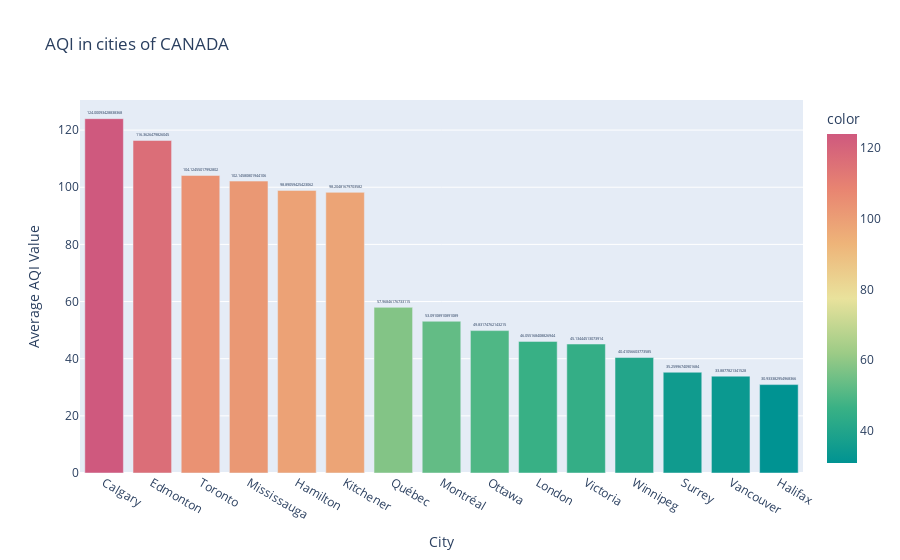

Notebook source saved alongside this figure:
### Markdown cell above
###### AQI in cities of Canada

### Code cell
AQI_DATA_Major_CA=AQI_DATA_Major[AQI_DATA_Major['Country']=='CA']
AQI_DATA_Major_CA = AQI_DATA_Major_CA.set_index('Date')
AQI_by_city_CA = AQI_DATA_Major_CA.groupby('City').mean()['AQI_calculated']
AQI_by_city_CA_sorted = AQI_by_city_CA.sort_values(ascending=False)
fig = px.bar(AQI_by_city_CA_sorted,x=AQI_by_city_CA_sorted.index,y=AQI_by_city_CA_sorted.values,labels = {'y':'Average AQI Value'},color=AQI_by_city_CA_sorted.values,color_continuous_scale="temps", text=AQI_by_city_CA_sorted.values,title="AQI in cities of CANADA")
fig.update_traces(textposition='outside')
fig.show()

### Figure 1 — Plotly figure (JSON) as saved in the notebook; plotly's stock layout.template omitted (floating-point values rounded to 4 significant figures)
{"data": [{"alignmentgroup": "True", "hovertemplate": "City=%{x}<br>Average AQI Value=%{y}<br>text=%{text}<br>color=%{marker.color}<extra></extra>", "legendgroup": "", "marker": {"color": [124.0, 116.4, 104.1, 102.1, 98.89, 98.2, 57.97, 53.09, 49.83, 46.06, 45.13, 40.41, 35.26, 33.89, 30.93], "coloraxis": "coloraxis", "pattern": {"shape": ""}}, "name": "", "offsetgroup": "", "orientation": "v", "showlegend": false, "text": [124.0, 116.4, 104.1, 102.1, 98.89, 98.2, 57.97, 53.09, 49.83, 46.06, 45.13, 40.41, 35.26, 33.89, 30.93], "textposition": "outside", "type": "bar", "x": ["Calgary", "Edmonton", "Toronto", "Mississauga", "Hamilton", "Kitchener", "Québec", "Montréal", "Ottawa", "London", "Victoria", "Winnipeg", "Surrey", "Vancouver", "Halifax"], "xaxis": "x", "y": [124.0, 116.4, 104.1, 102.1, 98.89, 98.2, 57.97, 53.09, 49.83, 46.06, 45.13, 40.41, 35.26, 33.89, 30.93], "yaxis": "y"}], "layout": {"barmode": "relative", "coloraxis": {"colorbar": {"title": {"text": "color"}}, "colorscale": [[0, "rgb(0, 147, 146)"], [0.1667, "rgb(57, 177, 133)"], [0.3333, "rgb(156, 203, 134)"], [0.5, "rgb(233, 226, 156)"], [0.6667, "rgb(238, 180, 121)"], [0.8333, "rgb(232, 132, 113)"], [1, "rgb(207, 89, 126)"]]}, "legend": {"tracegroupgap": 0}, "title": {"text": "AQI in cities of CANADA"}, "xaxis": {"anchor": "y", "domain": [0, 1], "title": {"text": "City"}}, "yaxis": {"anchor": "x", "domain": [0, 1], "title": {"text": "Average AQI Value"}}}}
